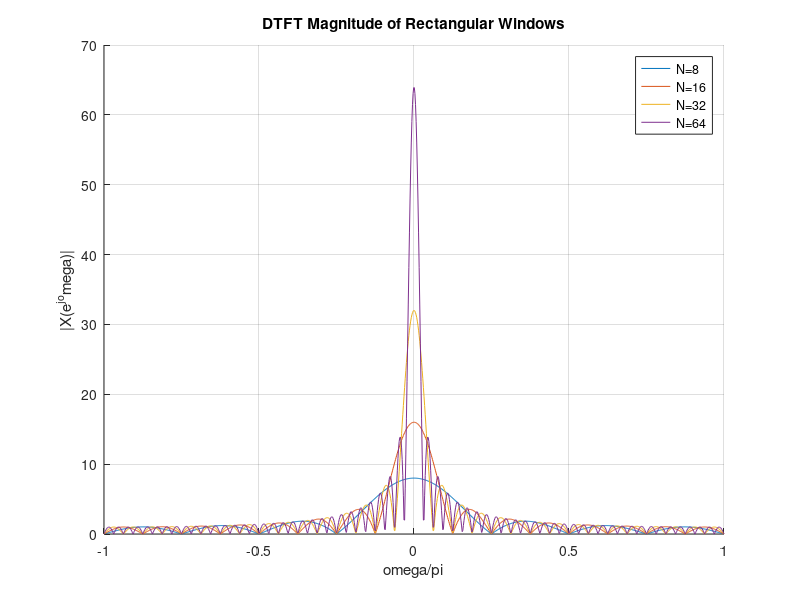

The MATLAB script that drew this image:
% DTFT of Rectangular Window - Task C2
w = linspace(-pi, pi, 1024);
figure;
hold on;

for N = [8, 16, 32, 64]
  n = 0:N-1;
  x_rect = ones(1, N);
  X = zeros(1, length(w));
  for k = 1:length(w)
    sumval = 0;
    for i = 1:N
      sumval = sumval + x_rect(i) * exp(-j * w(k) * n(i));
    end
    X(k) = sumval;
  end
  plot(w/pi, abs(X));
end

hold off;
legend('N=8','N=16','N=32','N=64');
title('DTFT Magnitude of Rectangular Windows');
xlabel('omega/pi'); ylabel('|X(e^j^omega)|'); grid on;
print('dtft_window_plot1.png', '-dpng', '-r300');
